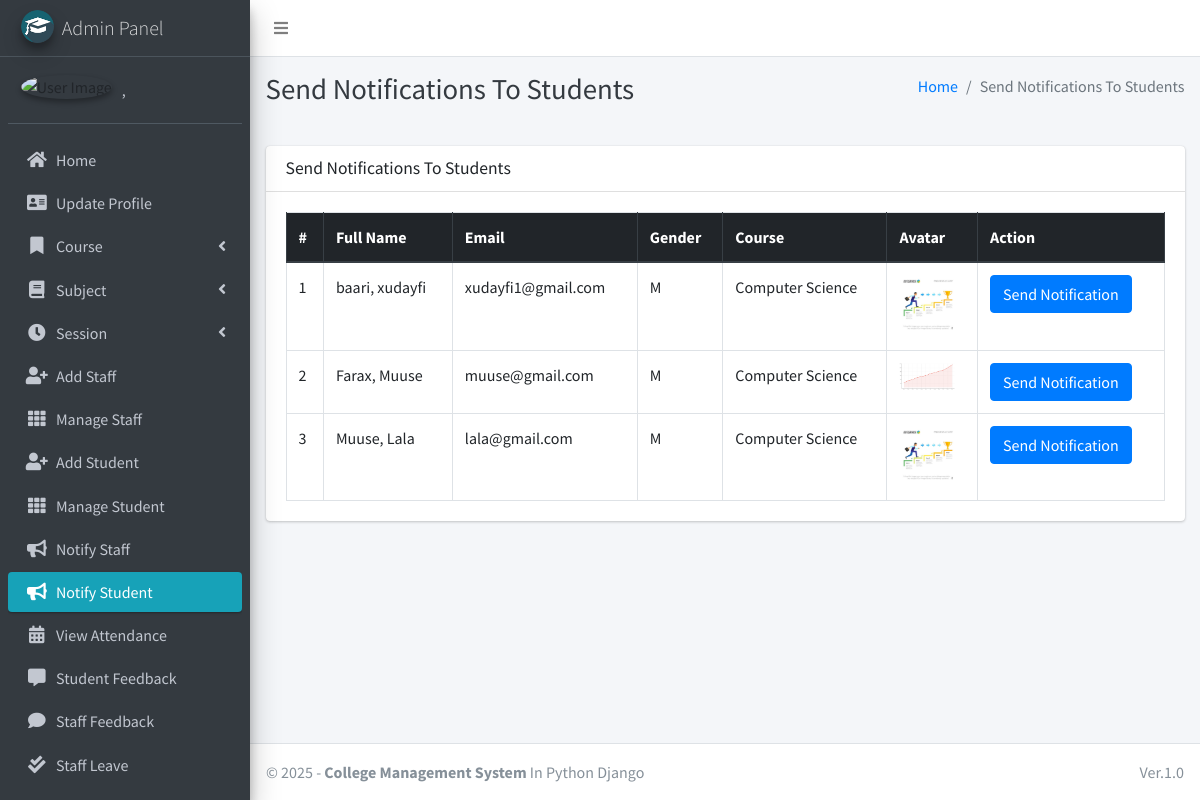
The app's page /admin_notify_student (signed in) with its own data.
### main_app/models.py (models this page shows, shortened)
class CustomUser(AbstractUser):
    USER_TYPE = ((1, "HOD"), (2, "Staff"), (3, "Student"))
    GENDER = [("M", "Male"), ("F", "Female")]
    username = None  # Removed username, using email instead
    email = models.EmailField(unique=True)
    user_type = models.CharField(default=1, choices=USER_TYPE, max_length=1)
    gender = models.CharField(max_length=1, choices=GENDER)
    profile_pic = models.ImageField()
    address = models.TextField()
    fcm_token = models.TextField(default="")  # For firebase notifications
    created_at = models.DateTimeField(auto_now_add=True)
    updated_at = models.DateTimeField(auto_now=True)
    USERNAME_FIELD = "email"
    REQUIRED_FIELDS = []
    objects = CustomUserManager()
    def __str__(self):
        return self.last_name + ", " + self.first_name

class Student(models.Model):
    admin = models.OneToOneField(CustomUser, on_delete=models.CASCADE)
    course = models.ForeignKey(Course, on_delete=models.DO_NOTHING, null=True, blank=False)
    session = models.ForeignKey(Session, on_delete=models.DO_NOTHING, null=True)

class Course(models.Model):
    name = models.CharField(max_length=120)
    created_at = models.DateTimeField(auto_now_add=True)
    updated_at = models.DateTimeField(auto_now=True)

### main_app/hod_views.py (the view)
# urls.py: path("admin_notify_student", hod_views.admin_notify_student,
def admin_notify_student(request):
    student = CustomUser.objects.filter(user_type=3)
    context = {
        'page_title': "Send Notifications To Students",
        'students': student
    }
    return render(request, "hod_template/student_notification.html", context)

### main_app/templates/hod_template/student_notification.html (shortened to what this page needs)
{% extends 'main_app/base.html' %}
{% load static %}
{% block page_title %}{{page_title}}{% endblock page_title %}
{% block content %}
<section class="content">
    <div class="container-fluid">
        <div class="row">
            <div class="col-md-12">
                <div class="card">
                    <div class="card-header">
                        <h3 class="card-title">{{page_title}}</h3>
                    </div>
                    <div class="card-body">
                        <table id="example2" class="table table-bordered table-hover">
                            <thead class="thead-dark">
                                <tr>
                                    <th>#</th>
                                    <th>Full Name</th>
                                    <th>Email</th>
                                    <th>Gender</th>
                                    <th>Course</th>
                                    <th>Avatar</th>
                                    <th>Action</th>
                                </tr>
                            </thead>
                            <tbody>
                                {% for student in students %}
                                <tr>
                                    <td>{{ forloop.counter }}</td>
                                    <td>{{student.last_name}}, {{student.first_name}}</td>
                                    <td>{{student.email}}</td>
                                    <td>{{student.gender}}</td>
                                    <td>{{student.student.course.name}}</td>
                                    <td>
                                        {% if student.profile_pic == ""  %}
                                        No Image
                                        {% else %}
                                        <img class="img img-fluid mb-2" height="56" width="56"
                                            src="{{student.profile_pic}}" alt="">
                                        {% endif %}
                                    </td>
                                    <td><button data-toggle = "modal" data-target = "#myModal"class="btn btn-primary show_notification" value="{{student.id}}">Send Notification</button>
                                    </td>
                                </tr>
                                {% endfor %}
                            </tbody>
                        </table>
                    </div>
                </div>
            </div>
        </div>
    </div>
</section>
{% endblock content %}

### main_app/templates/main_app/base.html (shortened to what this page needs)
{% load static %}
<!DOCTYPE html>
<html>
<head>
    <link rel="stylesheet" href="{% static 'plugins/fontawesome-free/css/all.min.css'%} ">
    <link rel="stylesheet" href="https://code.ionicframework.com/ionicons/2.0.1/css/ionicons.min.css">
    <link rel="stylesheet"
        href="{% static 'plugins/tempusdominus-bootstrap-4/css/tempusdominus-bootstrap-4.min.css'%} ">
    <link rel="stylesheet" href="{% static 'plugins/icheck-bootstrap/icheck-bootstrap.min.css'%} ">
    <link rel="stylesheet" href="{% static 'dist/css/adminlte.min.css'%} ">
    <link rel="stylesheet" href="{% static 'plugins/overlayScrollbars/css/OverlayScrollbars.min.css'%} ">
    <link rel="stylesheet" href="{% static 'plugins/daterangepicker/daterangepicker.css'%} ">
</head>
<body class="hold-transition sidebar-mini layout-fixed">
    <div class="wrapper">
        <nav class="main-header navbar navbar-expand navbar-white navbar-light">
            <ul class="navbar-nav">
                <li class="nav-item">
                    <a class="nav-link" data-widget="pushmenu" href="#"><i class="fas fa-bars"></i></a>
                </li>
            </ul>
        </nav>
        {% include "main_app/sidebar_template.html" with user=user %}
        <div class="content-wrapper">
            <div class="content-header">
                <div class="container-fluid">
                    <div class="row mb-2">
                        <div class="col-sm-6">
                            <h1 class="m-0 text-dark">{% block page_title %}{% endblock page_title %}</h1>
                        </div>
                        <div class="col-sm-6">
                            <ol class="breadcrumb float-sm-right">
                                <li class="breadcrumb-item"><a href="#">Home</a></li>
                                <li class="breadcrumb-item active">{{ page_title }}</li>
                            </ol>
                        </div>
                    </div>
                </div>
            </div>
<section class="content">
    <div class="container-fluid">
        <div class="row">
            <div class="col-md-12">
            </div></div></div></section>
            {% block content %}
            {% endblock content %}
        </div>
        {% include "main_app/footer.html" %}
    </div>
</body>
</html>

### main_app/templates/main_app/sidebar_template.html (shortened to what this page needs)
{% load static %}
<aside class="main-sidebar sidebar-dark-info elevation-4">
    {% if request.user.user_type == '1' %}
    <a href="{% url 'admin_home' %}" class="brand-link">
        <img src="{% static 'dist/img/cmsl.png' %} " alt="AdminLTE Logo"
            class="brand-image img-circle elevation-3" >
        <span class="brand-text font-weight-light">Admin Panel</span>
    </a>
    <div class="sidebar">
        <div class="user-panel mt-3 pb-3 mb-3 d-flex">
            <div class="image">
                <img src="{{ request.user.profile_pic}}" class="img-circle elevation-2" alt="User Image">
            </div>
            <div class="info">
                <a href="#" class="d-block">{{user}}</a>
            </div>
        </div>
        <nav class="mt-2">
            <ul class="nav nav-pills nav-sidebar flex-column" data-widget="treeview" role="menu" data-accordion="false">
                <li class="nav-item">
                    {% url 'admin_home' as admin_home %}
                    <a href="{{admin_home}}" class="nav-link {% if admin_home == request.path %} active {% endif %}">
                        <i class="nav-icon fas fa-home"></i>
                        <p>
                            Home
                        </p>
                    </a>
                </li>
                <li class="nav-item">
                    {% url 'admin_view_profile' as admin_view_profile %}
                    <a href="{{admin_view_profile}}"
                        class="nav-link {% if admin_view_profile == request.path %} active {% endif %}">
                        <i class="nav-icon fas fa-address-card"></i>
                        <p>
                            Update Profile
                        </p>
                    </a>
                </li>
                <li class="nav-item has-treeview">
                    <a href="#" class="nav-link">
                        <i class="nav-icon fas fa-bookmark"></i>
                        <p>
                            Course
                            <i class="fas fa-angle-left right"></i>
                        </p>
                    </a>
                </li>
                <li class="nav-item has-treeview">
                    <a href="#" class="nav-link">
                        <i class="nav-icon fas fa-book"></i>
                        <p>
                            Subject
                            <i class="fas fa-angle-left right"></i>
                        </p>
                    </a>
                </li>
                <li class="nav-item has-treeview">
                    <a href="#" class="nav-link">
                        <i class="nav-icon fas fa-clock"></i>
                        <p>
                            Session
                            <i class="fas fa-angle-left right"></i>
                        </p>
                    </a>
                </li>
                <li class="nav-item">
                    {% url 'add_staff' as add_staff %}
                    <a href="{{add_staff}}" class="nav-link {% if add_staff == request.path %} active {% endif %}">
                        <i class="nav-icon fas fa-user-plus"></i>
                        <p>
                            Add Staff
                        </p>
                    </a>
                </li>
                <li class="nav-item">
                    {% url 'manage_staff' as manage_staff %}
                    {% url 'edit_staff' staff_id as edit_staff %}
                    <a href="{{manage_staff}}"
                        class="nav-link {% if manage_staff == request.path or request.path == edit_staff %} active {% endif %}">
                        <i class="nav-icon fas fa-th"></i>
                        <p>
                            Manage Staff
                        </p>
                    </a>
                </li>
                <li class="nav-item">
                    {% url 'add_student' as add_student%}
                    <a href="{{add_student}}" class="nav-link  {% if add_student == request.path %} active {% endif %}">
                        <i class="nav-icon fas fa-user-plus"></i>
                        <p>
                            Add Student
                        </p>
                    </a>
                </li>
                <li class="nav-item">
                    {% url 'manage_student' as manage_student %}
                    {% url 'edit_student' student_id as edit_student %}
                    <a href="{{manage_student}}"
                        class="nav-link  {% if edit_student == request.path or manage_student == request.path %} active {% endif %}">
                        <i class="nav-icon fas fa-th"></i>
                        <p>
                            Manage Student
                        </p>
                    </a>
                </li>
                <li class="nav-item">
                    {% url 'admin_notify_staff' as admin_notify_staff %}
                    <a href="{{admin_notify_staff}}"
                        class="nav-link {% if admin_notify_staff == request.path %} active {% endif %}">
                        <i class="nav-icon fas fa-bullhorn"></i>
                        <p>
                            Notify Staff
                        </p>
                    </a>
                </li>
                <li class="nav-item">
                    {% url 'admin_notify_student' as admin_notify_student %}
                    <a href="{{admin_notify_student}}"
                        class="nav-link {% if admin_notify_student == request.path %} active {% endif %}">
                        <i class="nav-icon fas fa-bullhorn"></i>
                        <p>
                            Notify Student
                        </p>
                    </a>
                </li>
                <li class="nav-item">
                    {% url 'admin_view_attendance' as admin_view_attendance %}
                <li class="nav-item">
                    <a href="{{admin_view_attendance}}"
                        class="nav-link  {% if admin_view_attendance == request.path %} active {% endif %}">
                        <i class="nav-icon fas fa-calendar-alt"></i>
                        <p>
                            View Attendance
                        </p>
                    </a>
                </li>
                <li class="nav-item">
                    {% url 'student_feedback_message' as student_feedback_message %}
                    <a href="{{ student_feedback_message }}"
                        class="nav-link  {% if student_feedback_message == request.path %} active {% endif %}">
                        <i class="nav-icon fas fa-comment-alt"></i>
                        <p>
                            Student Feedback
                        </p>
                    </a>
                </li>
                <li class="nav-item">
                    {% url 'staff_feedback_message' as staff_feedback_message %}
                    <a href="{{staff_feedback_message}}"
                        class="nav-link   {% if staff_feedback_message == request.path %} active {% endif %}">
                        <i class="nav-icon fas fa-comment"></i>
                        <p>
                            Staff Feedback
                        </p>
                    </a>
                </li>
                <li class="nav-item">
                    {% url 'view_staff_leave' as view_staff_leave %}
                    <a href="{{view_staff_leave}}"
                        class="nav-link  {% if view_staff_leave == request.path %} active {% endif %}">
                        <i class="nav-icon fas fa-check-double"></i>
                        <p>
                            Staff Leave
                        </p>
                    </a>
                </li>
                <li class="nav-item">
                    {% url 'view_student_leave' as view_student_leave %}
                    <a href="{% url 'view_student_leave' %}"
                        class="nav-link  {% if view_student_leave == request.path %} active {% endif %}">
                    </a>
                </li>
                                        {% endif %}
                                    </ul>
                                </nav>
                            </div>
</aside>

### main_app/templates/main_app/footer.html
<footer class="main-footer">
    &copy; {% now "Y" %} - <strong>College Management System</strong>
    In Python Django
    <div class="float-right d-none d-sm-inline-block">
       Ver.1.0
    </div>
</footer>

### records on screen
CustomUser: last_name+first_name ","
CustomUser: last_name "baari", first_name "xudayfi", email "xudayfi1@gmail.com", gender "M", student.course.name "Computer Science", profile_pic (picture)
CustomUser: last_name "Farax", first_name "Muuse", email "muuse@gmail.com", gender "M", student.course.name "Computer Science", profile_pic (picture)
CustomUser: last_name "Muuse", first_name "Lala", email "lala@gmail.com", gender "M", student.course.name "Computer Science", profile_pic (picture)

### other values on screen
{{ page_title }} "Send Notifications To Students"
